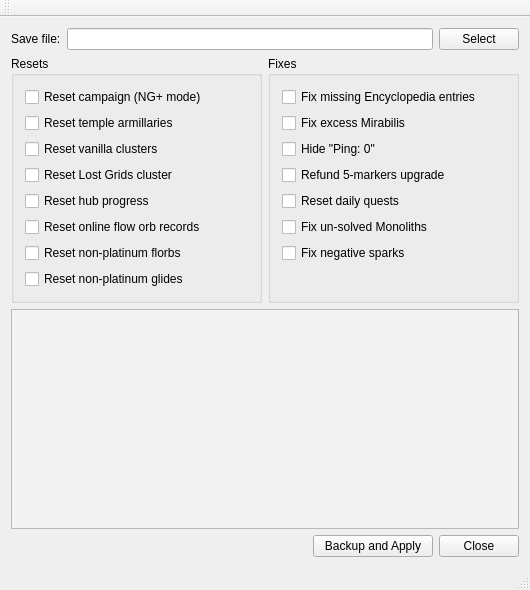
<?xml version="1.0" encoding="UTF-8"?>
<ui version="4.0">
 <class>MainWindow</class>
 <widget class="QMainWindow" name="MainWindow">
  <property name="geometry">
   <rect>
    <x>0</x>
    <y>0</y>
    <width>530</width>
    <height>590</height>
   </rect>
  </property>
  <property name="sizePolicy">
   <sizepolicy hsizetype="Minimum" vsizetype="Minimum">
    <horstretch>0</horstretch>
    <verstretch>0</verstretch>
   </sizepolicy>
  </property>
  <property name="minimumSize">
   <size>
    <width>530</width>
    <height>590</height>
   </size>
  </property>
  <property name="windowTitle">
   <string>IOI Save Editor - Beta</string>
  </property>
  <widget class="QWidget" name="centralWidget">
   <layout class="QVBoxLayout" name="verticalLayout_4" stretch="1,1,100,1">
    <item>
     <layout class="QHBoxLayout" name="horLayoutSavePath">
      <item>
       <widget class="QLabel" name="labelSaveFile">
        <property name="text">
         <string>Save file:</string>
        </property>
       </widget>
      </item>
      <item>
       <widget class="QLineEdit" name="lineSavePath"/>
      </item>
      <item>
       <widget class="QPushButton" name="buttonSelectSavePath">
        <property name="text">
         <string>Select</string>
        </property>
       </widget>
      </item>
     </layout>
    </item>
    <item>
     <layout class="QHBoxLayout" name="horizontalLayout_2">
      <item>
       <widget class="QGroupBox" name="groupBox">
        <property name="title">
         <string>Resets</string>
        </property>
        <layout class="QVBoxLayout" name="verticalLayout_2" stretch="0,0,0,0,0,0,0,0,0">
         <item>
          <widget class="QCheckBox" name="checkResetCampaign">
           <property name="statusTip">
            <string>|=== Reset campaign (NG+ mode) === | |You KEEP:  |* All hub (daily) puzzles and progress |* All cluster puzzle solves |* All cosmetics and sparks |* XP, Mastery, purchased upgrades |* Temple armillary rings | |This RESETS: |* All enclaves, quests, static puzzles, mysteries |* Overall campaign progress |* Most of Encyclopedia | |Essentially this is NewGame+ mode. You will start at the introduction island |and play through the campaign again, unlocking insights, puzzle types etc. | |This will recalculate your mirabilis (keeping those from hub progress). |Note that you will not lose your best times/scores for flow orbs, glide rings, |and skydrop challenge - solving them again will reload your bests.</string>
           </property>
           <property name="text">
            <string>Reset campaign (NG+ mode)</string>
           </property>
          </widget>
         </item>
         <item>
          <widget class="QCheckBox" name="checkResetTempleArmillaries">
           <property name="statusTip">
            <string>|=== Reset temple armillaries === | |This will reset up to 341 armillary rings that can be found in the Temple of Infinite Rings. |The same armillary rings spawn randomly around all hub zones. |This is recommended together with the NG+ mode, but it's optional.</string>
           </property>
           <property name="text">
            <string>Reset temple armillaries</string>
           </property>
          </widget>
         </item>
         <item>
          <widget class="QCheckBox" name="checkResetVanillaClusters">
           <property name="statusTip">
            <string>|=== Reset vanilla clusters === | |This will reset the logic grids from all four vanilla clusters: |Ascension, Underclued, Congruence, and Myopia. | |For more information on what &quot;clusters&quot; are, run SaveStats and check out |OUTPUT/spawns/clusters.jpg | |Basically, the game selects several random grids from a large pool |and spawns them in the predefined spawn points. Unsolved spawn first. | |They only change by restarting the game.</string>
           </property>
           <property name="text">
            <string>Reset vanilla clusters</string>
           </property>
          </widget>
         </item>
         <item>
          <widget class="QCheckBox" name="checkResetLostgridsCluster">
           <property name="statusTip">
            <string>|=== Reset Lost Grids cluster === | |This will reset all logic/pattern/music grids from the Lost Grids cluster. | |Lost Grids is a new massive cluster introduced in the Offline Restored Mod 1.5 | |For more information on what &quot;clusters&quot; are, run SaveStats and check out |OUTPUT/spawns/clusters.jpg</string>
           </property>
           <property name="text">
            <string>Reset Lost Grids cluster</string>
           </property>
          </widget>
         </item>
         <item>
          <widget class="QCheckBox" name="checkResetHubProgress">
           <property name="statusTip">
            <string>|=== Reset hub progress === | |This resets all hub puzzle solves as well as earned hub-track rewards. |Some cosmetics, mirabilis, echoes of time may be removed accordingly. |Sparks will not be deducted. | |Note that you will not lose your best times/scores for flow orbs, glide rings, |and skydrop challenge - solving them again will reload your bests. | |If you equipped cosmetics awarded from the hub-track rewards, |they will remain equipped, but cannot be re-equipped if you change them |(until you re-unlock them again).</string>
           </property>
           <property name="text">
            <string>Reset hub progress</string>
           </property>
          </widget>
         </item>
         <item>
          <widget class="QCheckBox" name="checkResetOnlineFlorbs">
           <property name="sizePolicy">
            <sizepolicy hsizetype="Preferred" vsizetype="Minimum">
             <horstretch>0</horstretch>
             <verstretch>0</verstretch>
            </sizepolicy>
           </property>
           <property name="statusTip">
            <string>|=== Reset online flow orb records === | |This is for speedrunners only. | |For each flow orb that you've completed in online mode at least once and got platinum medal, |this will truncate your best time down to the platinum milestone. | |This makes you eligible for offline-only flow orb leaderboards. |You will not lose any solves or medals, but you may lose some of your records. | |Note that if the flow orb was completed in online mode at all, it will be truncated, |even if you set a better time in it later in offline mode. | |If you don't care for speedrunning and/or only ever playd in offline mode, ignore this.</string>
           </property>
           <property name="text">
            <string>Reset online flow orb records</string>
           </property>
          </widget>
         </item>
         <item>
          <widget class="QCheckBox" name="checkResetNonPlatFlorbs">
           <property name="statusTip">
            <string>|=== Reset non-platinum florbs === | |For completionists only. |This will un-solve all Flow Orbs with bronze, silver, or gold medals. | |This makes them generally easier to locate to run again, as they |will show up incomplete in daily counts and easier to spot at a distance. | |Note that your historical best times will not be lost. |Upon re-solving a Flow Orbs course again, if your new run is slower than |your historical best, then it will regain its historical best instead.</string>
           </property>
           <property name="text">
            <string>Reset non-platinum florbs</string>
           </property>
          </widget>
         </item>
         <item>
          <widget class="QCheckBox" name="checkResetNonPlatGlides">
           <property name="statusTip">
            <string>|=== Reset non-platinum glides === | |For completionists only. |This will un-solve all Glide Rings with bronze, silver, or gold medals. | |This makes them generally easier to locate to run again, as they |will show up incomplete in daily counts and easier to spot at a distance. | |Note that your historical best scores will not be lost. |Upon re-solving a Glide Rings course again, if your new run is worse than |your historical best, then it will regain its historical best instead.</string>
           </property>
           <property name="text">
            <string>Reset non-platinum glides</string>
           </property>
          </widget>
         </item>
         <item>
          <spacer name="verticalSpacer_2">
           <property name="orientation">
            <enum>Qt::Vertical</enum>
           </property>
           <property name="sizeHint" stdset="0">
            <size>
             <width>20</width>
             <height>40</height>
            </size>
           </property>
          </spacer>
         </item>
        </layout>
       </widget>
      </item>
      <item>
       <widget class="QGroupBox" name="groupBox_2">
        <property name="title">
         <string>Fixes</string>
        </property>
        <layout class="QVBoxLayout" name="verticalLayout_3">
         <item>
          <widget class="QCheckBox" name="checkFixEncyclopedia">
           <property name="statusTip">
            <string>|=== Fix missing Encyclopedia entries === | |This will automatically detect and fix all missing: |* Insights |* Grid rules |* Discovered puzzle types |* Silent Wonders (lore fragments as Mastery rewards) |* Echoes of Time (lore fragments as Hub progress rewards) | |This will ONLY restore entries you SHOULD have, not all of them. | |On rare occasions your save file might get partially corrupted. |Use this option if this happens. You will still have to: |* Re-solve static skydrops in enclaves |* Collect all lore fragment pickups |* Pickup all mystery hints (north of Lucent fast travel) |* Possibly redo a few mysteries | |Run SaveStats and see Static_remain.jpg for help with this.</string>
           </property>
           <property name="text">
            <string>Fix missing Encyclopedia entries</string>
           </property>
          </widget>
         </item>
         <item>
          <widget class="QCheckBox" name="checkFixExcessMirabilis">
           <property name="statusTip">
            <string>|=== Fix excess Mirabilis === | |If you happen to have more than 271 Mirabilis, this sets them to 271. | |The proper maximum in vanilla game is 263.  |Offline Restored Mod 1.5 adds 8 more for a total of 271. | |You may have obtained 272 (or even more) due to old bugs.</string>
           </property>
           <property name="text">
            <string>Fix excess Mirabilis</string>
           </property>
          </widget>
         </item>
         <item>
          <widget class="QCheckBox" name="checkHidePing">
           <property name="statusTip">
            <string>|=== Hide &quot;Ping: 0&quot; === | |If you enabled displaying ping in online mode (next to FPS) |you may be stuck with &quot;Ping: 0&quot; permanently displayed in the corner. | |This will hide it. It cannot be disabled in the options normally.</string>
           </property>
           <property name="text">
            <string>Hide &quot;Ping: 0&quot;</string>
           </property>
          </widget>
         </item>
         <item>
          <widget class="QCheckBox" name="checkRefundFiveMarkers">
           <property name="statusTip">
            <string>|=== Refund 5-markers upgrade === | |Some players prefer to keep 1 marker rather than 5. |This will refund the 5-markers upgrade. | |You will keep faster rolling blocks and double Luminous quests if you have them.</string>
           </property>
           <property name="text">
            <string>Refund 5-markers upgrade</string>
           </property>
          </widget>
         </item>
         <item>
          <widget class="QCheckBox" name="checkResetDailyQuests">
           <property name="statusTip">
            <string>|=== Reset daily quests === | |In certain cases you might end up with daily Luminous quests |having a refresh timer of like 300 hours or more. | |Use this option to reset the daily quest data and let the game generate new ones again. | |Note that this will discard your current Luminous and Wanderer's quest progress.</string>
           </property>
           <property name="text">
            <string>Reset daily quests</string>
           </property>
          </widget>
         </item>
         <item>
          <widget class="QCheckBox" name="checkFixUnsolvedMonoliths">
           <property name="statusTip">
            <string>|=== Fix un-solved Monoliths === | |Sometimes, after all monolith fragments have been found and the monolith activated, |the monolith may become un-solved later for unknown reasons. | |This will detect fully activated monoliths and restore their status properly.</string>
           </property>
           <property name="text">
            <string>Fix un-solved Monoliths</string>
           </property>
          </widget>
         </item>
         <item>
          <widget class="QCheckBox" name="checkFixNegativeSparks">
           <property name="sizePolicy">
            <sizepolicy hsizetype="Preferred" vsizetype="Minimum">
             <horstretch>0</horstretch>
             <verstretch>0</verstretch>
            </sizepolicy>
           </property>
           <property name="statusTip">
            <string>|=== Fix negative sparks === | |This will set your sparks to 0 if they're negative. | |Offline Restored Mod prevents this bug from happening, but if you already |have negative sparks before installing the mod then you may need this.</string>
           </property>
           <property name="text">
            <string>Fix negative sparks</string>
           </property>
          </widget>
         </item>
         <item>
          <spacer name="verticalSpacer">
           <property name="orientation">
            <enum>Qt::Vertical</enum>
           </property>
           <property name="sizeHint" stdset="0">
            <size>
             <width>20</width>
             <height>147</height>
            </size>
           </property>
          </spacer>
         </item>
        </layout>
       </widget>
      </item>
     </layout>
    </item>
    <item>
     <widget class="QPlainTextEdit" name="textStatus">
      <property name="palette">
       <palette>
        <active>
         <colorrole role="Base">
          <brush brushstyle="SolidPattern">
           <color alpha="255">
            <red>243</red>
            <green>243</green>
            <blue>243</blue>
           </color>
          </brush>
         </colorrole>
        </active>
        <inactive>
         <colorrole role="Base">
          <brush brushstyle="SolidPattern">
           <color alpha="255">
            <red>243</red>
            <green>243</green>
            <blue>243</blue>
           </color>
          </brush>
         </colorrole>
        </inactive>
        <disabled>
         <colorrole role="Base">
          <brush brushstyle="SolidPattern">
           <color alpha="255">
            <red>240</red>
            <green>240</green>
            <blue>240</blue>
           </color>
          </brush>
         </colorrole>
        </disabled>
       </palette>
      </property>
      <property name="undoRedoEnabled">
       <bool>false</bool>
      </property>
      <property name="readOnly">
       <bool>false</bool>
      </property>
      <property name="plainText">
       <string/>
      </property>
     </widget>
    </item>
    <item>
     <layout class="QHBoxLayout" name="horLayoutButtons">
      <item>
       <spacer name="horizontalSpacer">
        <property name="orientation">
         <enum>Qt::Horizontal</enum>
        </property>
        <property name="sizeHint" stdset="0">
         <size>
          <width>40</width>
          <height>20</height>
         </size>
        </property>
       </spacer>
      </item>
      <item>
       <widget class="QPushButton" name="buttonApply">
        <property name="minimumSize">
         <size>
          <width>120</width>
          <height>0</height>
         </size>
        </property>
        <property name="statusTip">
         <string>|=== Backup and apply === | |This safely creates a backup of your save file (same directory with SaveEditor.exe) |and then applies all selected changes. | |Please temporarily disable Steam Cloud to make sure this works.</string>
        </property>
        <property name="text">
         <string>Backup and Apply</string>
        </property>
       </widget>
      </item>
      <item>
       <widget class="QPushButton" name="buttonClose">
        <property name="text">
         <string>Close</string>
        </property>
       </widget>
      </item>
     </layout>
    </item>
   </layout>
  </widget>
  <widget class="QToolBar" name="mainToolBar">
   <attribute name="toolBarArea">
    <enum>TopToolBarArea</enum>
   </attribute>
   <attribute name="toolBarBreak">
    <bool>false</bool>
   </attribute>
  </widget>
  <widget class="QStatusBar" name="statusBar"/>
 </widget>
 <layoutdefault spacing="6" margin="11"/>
 <resources/>
 <connections/>
</ui>
